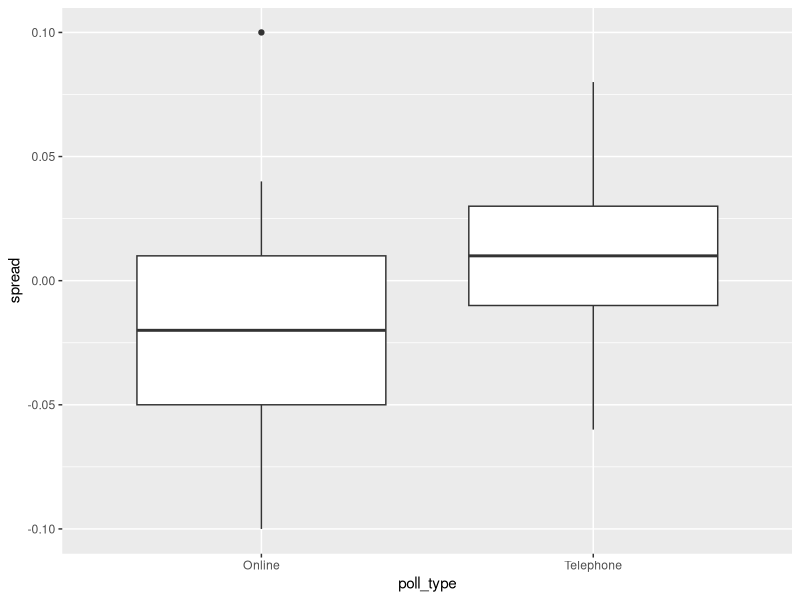

Recreate this plot in R.
library(tidyverse)
options(digits = 3)

library(dslabs)
data(brexit_polls)
brexit_polls <- brexit_polls %>%
  mutate(x_hat = (spread + 1)/2)

p <- 0.481


june_polls <- brexit_polls %>% filter(enddate >= "2016-06-01") %>%
  mutate(se_x_hat = sqrt((x_hat*(1-x_hat))/samplesize), 
         d_se_xhat = 2*(sqrt((x_hat*(1-x_hat))/samplesize)),
         lower = spread - qnorm(0.975)*d_se_xhat,
         upper = spread + qnorm(0.975)*d_se_xhat,
         hit = ifelse(lower <= -0.038 & upper >= -0.038, 1, 0))

View(june_polls)

1-mean(june_polls$hit)

###################################################################

x <- june_polls %>% group_by(pollster) %>% 
  summarise(avg = mean(hit),
            N = n()) %>% arrange(-N)
x
mean(x$avg)



###################################################################

june_polls %>% ggplot(aes(poll_type, spread)) + geom_boxplot()

###################################################################

combined_by_type <- june_polls %>%
  group_by(poll_type) %>%
  summarize(N = sum(samplesize),
            spread = sum(spread*samplesize)/N,
            p_hat = (spread + 1)/2, 
            d_se_xhat = 2*(sqrt((p_hat*(1-p_hat))/N)),
            lower = spread - qnorm(0.975)*d_se_xhat,
            upper = spread + qnorm(0.975)*d_se_xhat
            )
combined_by_type
